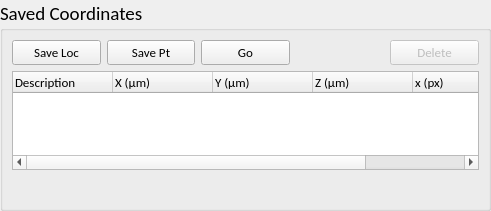
   <widget class="QGroupBox" name="groupBox_2">
    <property name="geometry">
     <rect>
      <x>10</x>
      <y>670</y>
      <width>491</width>
      <height>211</height>
     </rect>
    </property>
    <property name="font">
     <font>
      <family>Calibri</family>
      <pointsize>14</pointsize>
      <weight>50</weight>
      <italic>false</italic>
      <bold>false</bold>
      <underline>false</underline>
      <strikeout>false</strikeout>
     </font>
    </property>
    <property name="title">
     <string>Saved Coordinates</string>
    </property>
    <layout class="QGridLayout">
     <property name="margin">
      <number>9</number>
     </property>
     <property name="spacing">
      <number>6</number>
     </property>
     <item row="0" column="0">
      <layout class="QGridLayout" name="gridLayout_8">
       <property name="sizeConstraint">
        <enum>QLayout::SetMaximumSize</enum>
       </property>
       <item row="1" column="0">
        <widget class="QPushButton" name="pushButton_saveImageLoc">
         <property name="font">
          <font>
           <pointsize>10</pointsize>
          </font>
         </property>
         <property name="text">
          <string>Save Loc</string>
         </property>
        </widget>
       </item>
       <item row="1" column="1">
        <widget class="QPushButton" name="pushButton_savePtLoc">
         <property name="font">
          <font>
           <pointsize>10</pointsize>
          </font>
         </property>
         <property name="text">
          <string>Save Pt</string>
         </property>
        </widget>
       </item>
       <item row="2" column="0" colspan="5">
        <widget class="QTreeWidget" name="treeWidget_savedLocs">
         <property name="sizePolicy">
          <sizepolicy hsizetype="Expanding" vsizetype="Maximum">
           <horstretch>0</horstretch>
           <verstretch>0</verstretch>
          </sizepolicy>
         </property>
         <property name="font">
          <font>
           <family>Calibri</family>
           <pointsize>10</pointsize>
           <kerning>true</kerning>
          </font>
         </property>
         <property name="frameShape">
          <enum>QFrame::StyledPanel</enum>
         </property>
         <property name="lineWidth">
          <number>1</number>
         </property>
         <property name="autoScrollMargin">
          <number>10</number>
         </property>
         <property name="indentation">
          <number>18</number>
         </property>
         <property name="rootIsDecorated">
          <bool>true</bool>
         </property>
         <property name="uniformRowHeights">
          <bool>true</bool>
         </property>
         <property name="animated">
          <bool>true</bool>
         </property>
         <property name="allColumnsShowFocus">
          <bool>false</bool>
         </property>
         <property name="headerHidden">
          <bool>false</bool>
         </property>
         <property name="columnCount">
          <number>6</number>
         </property>
         <column>
          <property name="text">
           <string>Description</string>
          </property>
         </column>
         <column>
          <property name="text">
           <string>X (µm)</string>
          </property>
         </column>
         <column>
          <property name="text">
           <string>Y (µm)</string>
          </property>
         </column>
         <column>
          <property name="text">
           <string>Z (µm)</string>
          </property>
         </column>
         <column>
          <property name="text">
           <string>x (px)</string>
          </property>
         </column>
         <column>
          <property name="text">
           <string>y (px)</string>
          </property>
         </column>
        </widget>
       </item>
       <item row="1" column="2">
        <widget class="QPushButton" name="pushButton_goToLoc">
         <property name="enabled">
          <bool>true</bool>
         </property>
         <property name="font">
          <font>
           <pointsize>10</pointsize>
          </font>
         </property>
         <property name="text">
          <string>Go</string>
         </property>
        </widget>
       </item>
       <item row="1" column="4">
        <widget class="QPushButton" name="pushButton">
         <property name="enabled">
          <bool>false</bool>
         </property>
         <property name="font">
          <font>
           <pointsize>10</pointsize>
          </font>
         </property>
         <property name="text">
          <string>Delete</string>
         </property>
        </widget>
       </item>
      </layout>
     </item>
     <item row="1" column="0">
      <widget class="QLabel" name="label_8">
       <property name="text">
        <string/>
       </property>
       <property name="pixmap">
        <pixmap>../../../Documents and Settings/FOIL/.designer/QTcode/QTGui source code/hist.bmp</pixmap>
       </property>
      </widget>
     </item>
    </layout>
   </widget>
